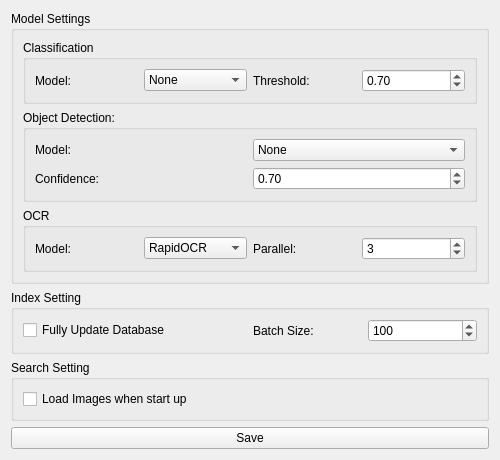
<?xml version="1.0" encoding="UTF-8"?>
<ui version="4.0">
 <class>Settings</class>
 <widget class="QWidget" name="Settings">
  <property name="geometry">
   <rect>
    <x>0</x>
    <y>0</y>
    <width>500</width>
    <height>438</height>
   </rect>
  </property>
  <property name="windowTitle">
   <string>Form</string>
  </property>
  <property name="windowIcon">
   <iconset>
    <normaloff>icon.ico</normaloff>icon.ico</iconset>
  </property>
  <layout class="QVBoxLayout" name="verticalLayout_6">
   <item>
    <widget class="QGroupBox" name="groupBox">
     <property name="title">
      <string>Model Settings</string>
     </property>
     <layout class="QVBoxLayout" name="verticalLayout_3">
      <item>
       <widget class="QGroupBox" name="groupBox_2">
        <property name="title">
         <string>Classification</string>
        </property>
        <layout class="QHBoxLayout" name="horizontalLayout_8">
         <item>
          <layout class="QHBoxLayout" name="horizontalLayout_2">
           <item>
            <widget class="QLabel" name="label">
             <property name="text">
              <string>Model:</string>
             </property>
            </widget>
           </item>
           <item>
            <widget class="QComboBox" name="comboBox_classification_model">
             <item>
              <property name="text">
               <string>None</string>
              </property>
             </item>
            </widget>
           </item>
          </layout>
         </item>
         <item>
          <layout class="QHBoxLayout" name="horizontalLayout_3">
           <item>
            <widget class="QLabel" name="label_4">
             <property name="text">
              <string>Threshold:</string>
             </property>
            </widget>
           </item>
           <item>
            <widget class="QDoubleSpinBox" name="doubleSpinBox_classification_threshold">
             <property name="maximum">
              <double>1.000000000000000</double>
             </property>
             <property name="singleStep">
              <double>0.010000000000000</double>
             </property>
             <property name="value">
              <double>0.700000000000000</double>
             </property>
            </widget>
           </item>
          </layout>
         </item>
        </layout>
       </widget>
      </item>
      <item>
       <widget class="QGroupBox" name="groupBox_3">
        <property name="title">
         <string>Object Detection:</string>
        </property>
        <layout class="QVBoxLayout" name="verticalLayout_2">
         <item>
          <layout class="QHBoxLayout" name="horizontalLayout_4">
           <item>
            <widget class="QLabel" name="label_2">
             <property name="text">
              <string>Model:</string>
             </property>
            </widget>
           </item>
           <item>
            <widget class="QComboBox" name="comboBox_object_detection_model">
             <item>
              <property name="text">
               <string>None</string>
              </property>
             </item>
            </widget>
           </item>
          </layout>
         </item>
         <item>
          <layout class="QHBoxLayout" name="horizontalLayout_9">
           <item>
            <layout class="QHBoxLayout" name="horizontalLayout_7">
             <item>
              <widget class="QLabel" name="label_5">
               <property name="text">
                <string>Confidence:</string>
               </property>
              </widget>
             </item>
             <item>
              <widget class="QDoubleSpinBox" name="doubleSpinBox_object_detection_confidence">
               <property name="maximum">
                <double>1.000000000000000</double>
               </property>
               <property name="singleStep">
                <double>0.010000000000000</double>
               </property>
               <property name="value">
                <double>0.700000000000000</double>
               </property>
              </widget>
             </item>
            </layout>
           </item>
          </layout>
         </item>
        </layout>
       </widget>
      </item>
      <item>
       <widget class="QGroupBox" name="groupBox_4">
        <property name="title">
         <string>OCR</string>
        </property>
        <layout class="QVBoxLayout" name="verticalLayout">
         <item>
          <layout class="QHBoxLayout" name="horizontalLayout_5">
           <item>
            <widget class="QLabel" name="label_3">
             <property name="text">
              <string>Model:</string>
             </property>
            </widget>
           </item>
           <item>
            <widget class="QComboBox" name="comboBox_OCR_model">
             <item>
              <property name="text">
               <string>RapidOCR</string>
              </property>
             </item>
             <item>
              <property name="text">
               <string>None</string>
              </property>
             </item>
            </widget>
           </item>
           <item>
            <widget class="QLabel" name="label_6">
             <property name="text">
              <string>Parallel:</string>
             </property>
            </widget>
           </item>
           <item>
            <widget class="QSpinBox" name="spinBox_OCR_parallel">
             <property name="minimum">
              <number>1</number>
             </property>
             <property name="maximum">
              <number>256</number>
             </property>
             <property name="value">
              <number>3</number>
             </property>
            </widget>
           </item>
          </layout>
         </item>
        </layout>
       </widget>
      </item>
     </layout>
    </widget>
   </item>
   <item>
    <widget class="QGroupBox" name="groupBox_5">
     <property name="title">
      <string>Index Setting</string>
     </property>
     <layout class="QVBoxLayout" name="verticalLayout_5">
      <item>
       <layout class="QHBoxLayout" name="horizontalLayout_10">
        <item>
         <widget class="QCheckBox" name="checkBox_update">
          <property name="text">
           <string>Fully Update Database</string>
          </property>
         </widget>
        </item>
        <item>
         <layout class="QHBoxLayout" name="horizontalLayout">
          <item>
           <widget class="QLabel" name="label_7">
            <property name="text">
             <string>Batch Size:</string>
            </property>
           </widget>
          </item>
          <item>
           <widget class="QSpinBox" name="spinBox_batch_size">
            <property name="minimum">
             <number>1</number>
            </property>
            <property name="maximum">
             <number>10000</number>
            </property>
            <property name="value">
             <number>100</number>
            </property>
           </widget>
          </item>
         </layout>
        </item>
       </layout>
      </item>
     </layout>
    </widget>
   </item>
   <item>
    <widget class="QGroupBox" name="groupBox_6">
     <property name="title">
      <string>Search Setting</string>
     </property>
     <layout class="QVBoxLayout" name="verticalLayout_4">
      <item>
       <widget class="QCheckBox" name="checkBox_load_all">
        <property name="text">
         <string>Load Images when start up</string>
        </property>
       </widget>
      </item>
     </layout>
    </widget>
   </item>
   <item>
    <widget class="QPushButton" name="pushButton_save">
     <property name="text">
      <string>Save</string>
     </property>
    </widget>
   </item>
  </layout>
 </widget>
 <resources/>
 <connections/>
</ui>
